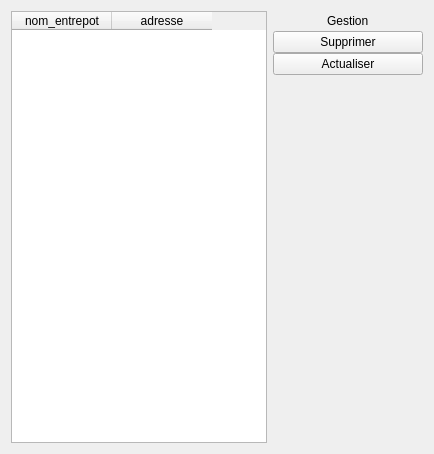
         <widget class="QWidget" name="page_entrepot">
          <attribute name="title">
           <string>Entrepots</string>
          </attribute>
          <layout class="QHBoxLayout" name="horizontalLayout_35">
           <item>
            <widget class="QWidget" name="entrepots_main_page" native="true">
             <layout class="QHBoxLayout" name="horizontalLayout_22">
              <property name="spacing">
               <number>0</number>
              </property>
              <property name="leftMargin">
               <number>0</number>
              </property>
              <property name="topMargin">
               <number>0</number>
              </property>
              <property name="rightMargin">
               <number>0</number>
              </property>
              <property name="bottomMargin">
               <number>0</number>
              </property>
              <item>
               <widget class="QTableWidget" name="table_entrepot">
                <column>
                 <property name="text">
                  <string>nom_entrepot</string>
                 </property>
                </column>
                <column>
                 <property name="text">
                  <string>adresse</string>
                 </property>
                </column>
               </widget>
              </item>
             </layout>
            </widget>
           </item>
           <item>
            <widget class="QWidget" name="widget_15" native="true">
             <property name="minimumSize">
              <size>
               <width>150</width>
               <height>0</height>
              </size>
             </property>
             <property name="maximumSize">
              <size>
               <width>150</width>
               <height>16777215</height>
              </size>
             </property>
             <layout class="QVBoxLayout" name="verticalLayout_8">
              <property name="spacing">
               <number>0</number>
              </property>
              <property name="leftMargin">
               <number>0</number>
              </property>
              <property name="topMargin">
               <number>0</number>
              </property>
              <property name="rightMargin">
               <number>0</number>
              </property>
              <property name="bottomMargin">
               <number>0</number>
              </property>
              <item>
               <layout class="QHBoxLayout" name="horizontalLayout_21">
                <item>
                 <spacer name="horizontalSpacer_15">
                  <property name="orientation">
                   <enum>Qt::Horizontal</enum>
                  </property>
                  <property name="sizeHint" stdset="0">
                   <size>
                    <width>40</width>
                    <height>20</height>
                   </size>
                  </property>
                 </spacer>
                </item>
                <item>
                 <widget class="QLabel" name="label_8">
                  <property name="text">
                   <string>Gestion</string>
                  </property>
                 </widget>
                </item>
                <item>
                 <spacer name="horizontalSpacer_16">
                  <property name="orientation">
                   <enum>Qt::Horizontal</enum>
                  </property>
                  <property name="sizeHint" stdset="0">
                   <size>
                    <width>40</width>
                    <height>20</height>
                   </size>
                  </property>
                 </spacer>
                </item>
               </layout>
              </item>
              <item>
               <widget class="QPushButton" name="supprimer_entrepots_btn">
                <property name="text">
                 <string>Supprimer</string>
                </property>
               </widget>
              </item>
              <item>
               <widget class="QPushButton" name="actualiser_entrepots_btn">
                <property name="text">
                 <string>Actualiser</string>
                </property>
               </widget>
              </item>
              <item>
               <spacer name="verticalSpacer_8">
                <property name="orientation">
                 <enum>Qt::Vertical</enum>
                </property>
                <property name="sizeHint" stdset="0">
                 <size>
                  <width>20</width>
                  <height>368</height>
                 </size>
                </property>
               </spacer>
              </item>
             </layout>
            </widget>
           </item>
          </layout>
         </widget>
